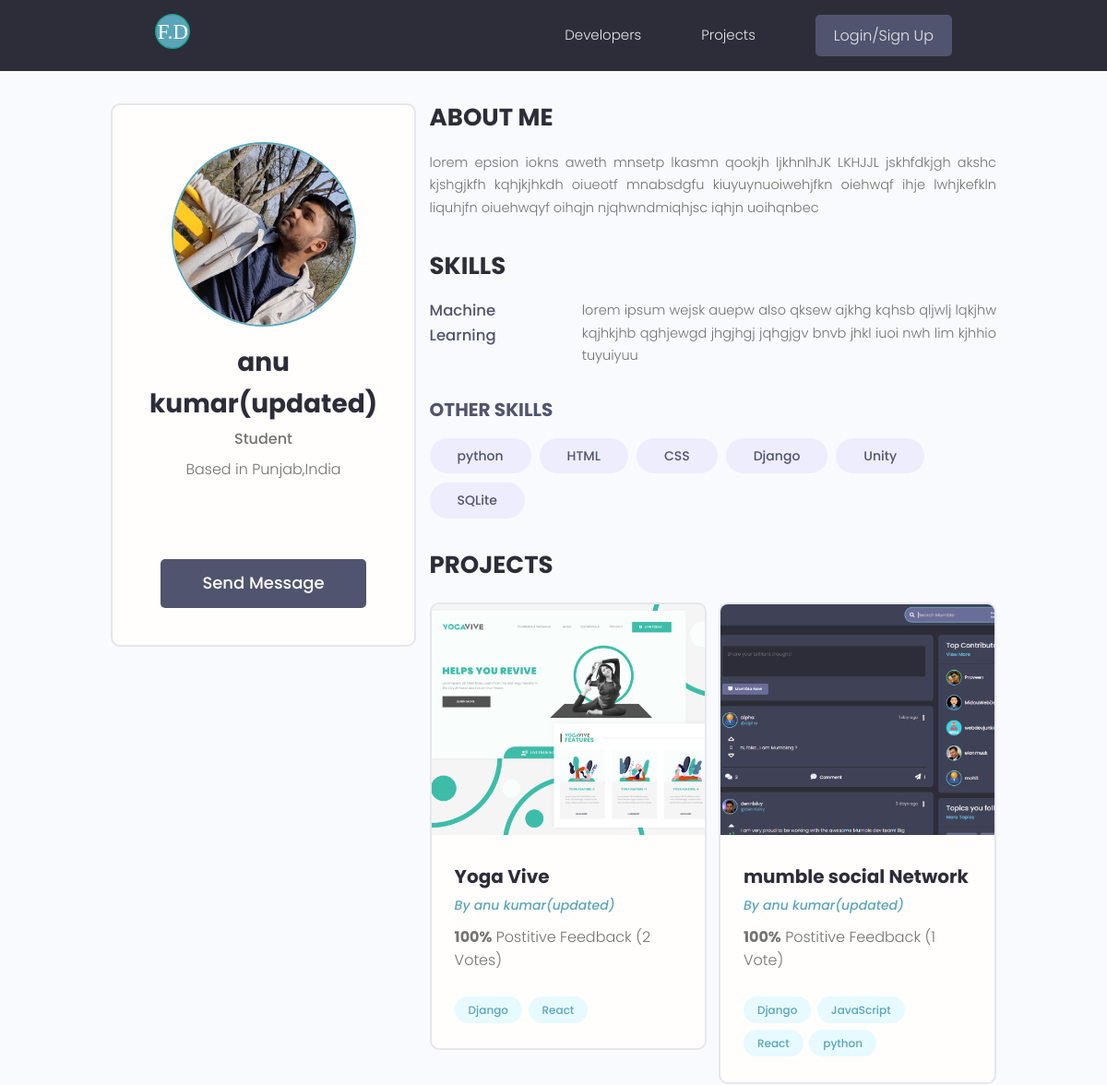
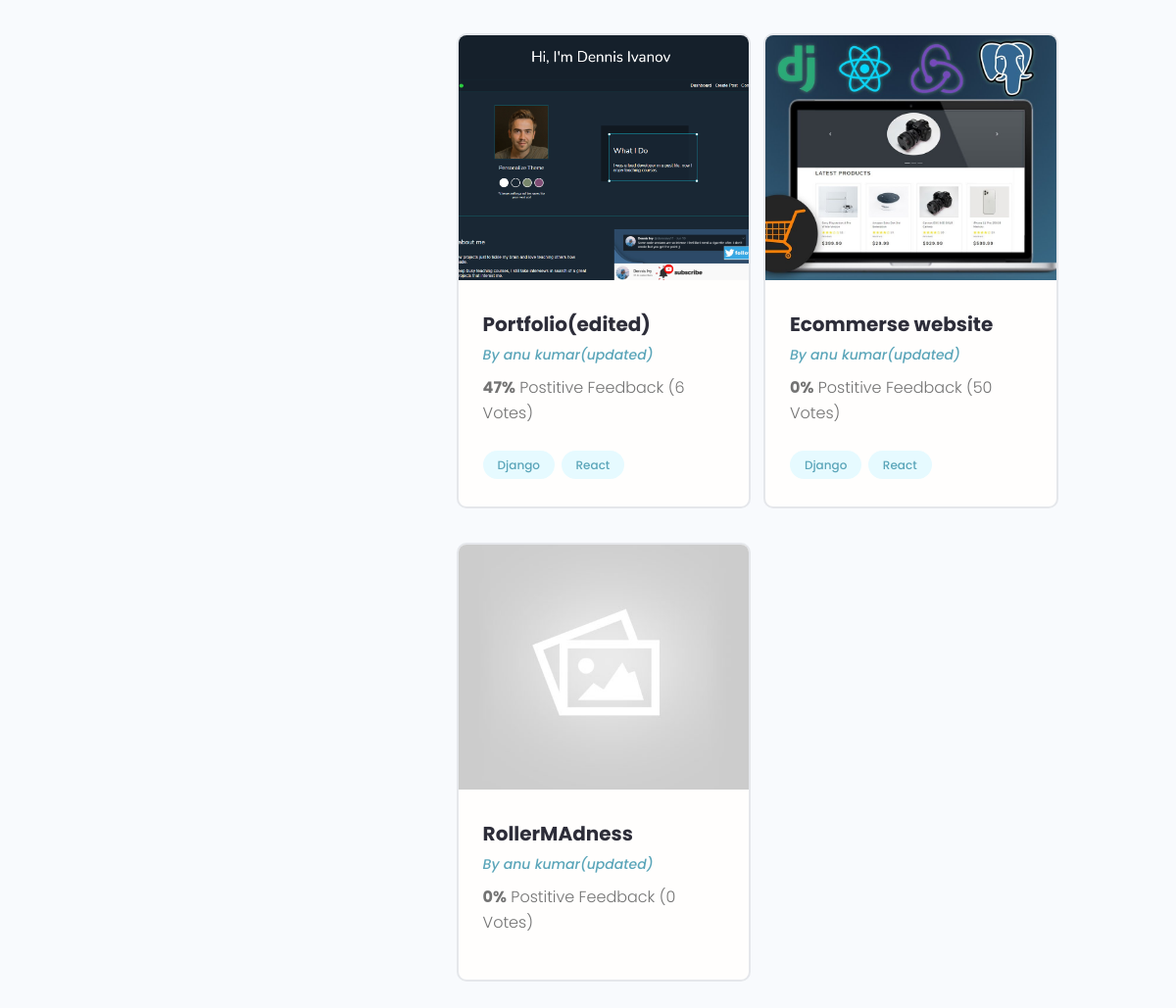
Page /profile/a47001d9-6f3d-48bc-b86e-44109ac7f39c/ on the committed database (2 pictures, top to bottom).
### users/models.py (models this page shows, shortened)
class Profiles(models.Model):
    user = models.OneToOneField(User , on_delete = models.CASCADE ,null= True , blank=True)
    name = models.CharField(max_length=200 , blank=True ,null=True)
    email = models.EmailField(max_length=500 ,blank=True, null=True)
    username = models.CharField(max_length=200 , blank=True ,null=True)
    location = models.CharField(max_length=200 , blank=True ,null=True)
    short_intro = models.CharField(max_length=200 , blank=True ,null=True)
    bio = models.TextField(blank=True, null=True)
    profile_image = models.ImageField(null=True, blank =True ,upload_to ='profiles/',default='profiles/user-default.png')
    social_github = models.CharField(max_length=200,blank=True,null=True)
    social_twitter = models.CharField(max_length=200,blank=True,null=True)
    social_linkdin = models.CharField(max_length=200,blank=True,null=True)
    social_youtube = models.CharField(max_length=200,blank=True,null=True)
    social_website = models.CharField(max_length=200,blank=True,null=True)
    created = models.DateTimeField(auto_now_add=True)
    id = models.UUIDField(default=uuid.uuid4,unique=True,primary_key=True,editable=False)
    class Meta:
        ordering=['created']
    @property
    def imageURL(self):
        try:
            url = self.profile_image.url
        except:
            url=""
        return url

class Skill(models.Model):
    owner = models.ForeignKey(Profiles,on_delete=models.CASCADE,null=True,blank=True)
    name =  models.CharField(max_length=200,blank=True,null=True)
    description = models.TextField(null =True,blank=True)
    created = models.DateTimeField(auto_now_add=True)
    id = models.UUIDField(default=uuid.uuid4,unique=True,primary_key=True,editable=False)
    def __str__(self):
        return str(self.name)

### projects/models.py (models this page shows, shortened)
class Project(models.Model):
    owner =models.ForeignKey(Profiles, null=True , blank= True , on_delete=models.CASCADE)
    title = models.CharField(max_length=200)
    description = models.TextField(null=True,blank=True)
    featured_image=models.ImageField(null=True,blank=True,default='default.jpg')
    demo_link = models.CharField(max_length=2000 , null=True , blank=True)
    source_link = models.CharField(max_length=2000,null=True,blank=True)
    tags=models.ManyToManyField('Tag',blank=True)
    vote_total = models.IntegerField(default=0 ,null= True,blank=True)
    vote_ratio = models.IntegerField(default=0 ,null= True,blank=True)
    created = models.DateTimeField(auto_now_add=True)
    id = models.UUIDField(default=uuid.uuid4,unique=True,primary_key=True,editable=False)
    class Meta:
        ordering=['-vote_ratio','-vote_total','title']
    @property
    def imageURL(self):
        try:
            url = self.featured_image.url
        except:
            url=""
        return url

class Tag(models.Model):
    name= models.CharField(max_length=200)
    created = models.DateTimeField(auto_now_add=True)
    id = models.UUIDField(default=uuid.uuid4,unique=True,
                          primary_key=True,editable=False)
    def __str__(self):
        return self.name

### users/views.py (the view)
# urls.py: path('profile/<str:pk>/',views.userProfile,name="user-profile"),
def userProfile(request,pk):
    profile = Profiles.objects.get(id=pk)
    topSkills = profile.skill_set.exclude(description__exact="")
    otherSkills = profile.skill_set.filter(description="")
    context={'profile':profile,'topSkills':topSkills,'otherSkills':otherSkills}
    return render(request,'users/user-profile.html',context)

### users/templates/users/user-profile.html (shortened to what this page needs)
{% extends 'main.html' %}
{% block content %}
<main class="profile my-md">
    <div class="container">
      <div class="layout">
        <div class="column column--1of3">
          <div class="card text-center">
            <div class="card__body dev">
              <img class="avatar avatar--xl" src="{{ profile.imageURL }}" />
              <h2 class="dev__name">{{profile.name}}</h2>
              <p class="dev__title">{{profile.short_intro}}</p>
              <p class="dev__location">Based in {{profile.location}}</p>
              <ul class="dev__social">
              </ul>
              {% if request.user.profile.id != profile.id %}
              <a href="{% url 'create-message' profile.id %}" class="btn btn--sub btn--lg">Send Message </a>
              {% endif %}
            </div>
          </div>
        </div>
        <div class="column column--2of3">
          <div class="devInfo">
            <h3 class="devInfo__title">About Me</h3>
            <p class="devInfo__about">
              {{profile.bio}}
            </p>
          </div>
          <div class="devInfo">
            <h3 class="devInfo__title">Skills</h3>
            <div class="devInfo__skills">
              {% for skill in topSkills %}
              <div class="devSkill">
                <h4 class="devSkill__title">{{skill.name}}</h4>
                <p class="devSkill__info">
                  {{skill.description}}
                </p>
              </div>
              {% endfor %}
              <h3 class="devInfo__subtitle">Other Skills</h3>
              <div class="devInfo__otherSkills">
                {% for skill in otherSkills %}
                <span class="tag tag--pill tag--sub tag--lg">
                  <small>{{skill}}</small>
                </span>
                {% endfor %}
              </div>
            </div>
          </div>
          <div class="devInfo">
            <h3 class="devInfo__title">Projects</h3>
            <div class="grid grid--two">
              {% for project in  profile.project_set.all %}
              <div class="column">
                <div class="card project">
                  <a href="{% url 'project' project.id %}" class="project">
                    <img class="project__thumbnail" src="{{project.imageURL}}" alt="project thumbnail" />
                    <div class="card__body">
                      <h3 class="project__title">{{project.title}}</h3>
                      <p><a class="project__author" href="{% url 'user-profile' project.owner.id %}">By {{project.owner.name}}</a></p>
                      <p class="project--rating">
                        <span style="font-weight: bold;">{{project.vote_ratio}}%</span> Postitive
                        Feedback ({{project.vote_total}} Vote{{project.vote_total|pluralize:"s"}})
                      </p>
                      <div class="project__tags">
                        {% for tag in project.tags.all %}
                        <span class="tag tag--pill tag--main">
                          <small>{{tag}}</small>
                        </span>
                        {% endfor %}
                      </div>
                    </div>
                  </a>
                </div>
              </div>
              {% endfor %}
            </div>
          </div>
        </div>
      </div>
    </div>
  </main>
{% endblock content %}

### static/styles/app.css (style rules this page uses)
:root { --color-sub: #2d2d39; }
.btn--sub { background-color: var(--color-sub-light); }
.card { border: 2px solid var(--color-light); }
img { width: 100%; }
.profile .card > .dev { padding: 4rem; }
.dev__name { color: var(--color-sub); font-size: 2.8rem; font-weight: 700; margin-top: 1rem; margin-bottom: 0.5rem; }
.dev__title { font-size: 1.6rem; font-weight: 500; line-height: 1.3; }
.dev__location { margin-top: 1rem; }
.dev__social { margin: 3rem 0; list-style: none; display: flex; justify-content: center; gap: 1.5rem; }
.devInfo { margin-bottom: 3rem; }
.devInfo__title, .devInfo__subtitle { font-size: 2.6rem; color: var(--color-sub); text-transform: uppercase; font-weight: 700; margin-bottom: 1.5rem; }
.devInfo__subtitle { font-size: 2rem; color: var(--color-sub-light); }
.devInfo__about, .devSkill__info { font-size: 1.45rem; line-height: 1.7; text-align: justify; }
.devSkill { margin-bottom: 3rem; }
.devSkill__title { font-size: 1.65rem; font-weight: 500; color: var(--color-sub-light); }
@media screen and (min-width: 700px) { .devSkill { display: flex; justify-content: space-between; gap: 3rem; } }
@media screen and (min-width: 700px) { .devSkill__info { flex-basis: 80%; } }
.project__author { font-size: 1.4rem; font-style: italic; }
.project--rating { margin-bottom: 1.6em; margin-top: .5em; }
.project__thumbnail { height: 25rem; object-fit: cover; object-position: top center; }
.project__title { font-size: 2rem; font-weight: 700; color: var(--color-sub); }

### static/uikit/styles/modules/_variables.css (style rules this page uses)
:root { --color-main: #5aa5b9; --color-main-light: #e6faff; --color-sub: #3f4156; --color-sub-light: #51546e; --color-sub-lighter: #ededfd; --color-text: #737373; --color-gray: #8b8b8b; --color-light: #e5e7eb; --color-light-gray: #767676; --color-bg: #f8fafd; --color-white: #fffefd; --color-white-light: #f3f3f3; --color-success: #359e64; --color-success-bg: #def8e8; --color-error: #fc4b0b; --color-error-bg: #fff2ee; --font-base: 'Poppins', arial, helvetica, 'Segoe UI', roboto, ubuntu, sans-serif; --font-monospace: 'Fira Code', 'Courier New', courier, monospace; --font-regular: 300; --font-medium: 500; --font-bold: 700; --generic-shadow: 1px 1px 5px #00000010; --generic-transition: all 0.3s ease-in-out; }

### static/uikit/styles/modules/_base.css (style rules this page uses)
* { margin: 0; padding: 0; box-sizing: border-box; text-rendering: optimizeLegibility; color: inherit; font-size: inherit; }
html { font-size: 50%; }
@media only screen and (min-width: 480px) { html { font-size: 56.25%; } }
@media only screen and (min-width: 1200px) { html { font-size: 62.5%; } }
body { line-height: 1.6; font-weight: 400; font-size: 1.5rem; color: var(--color-text); background-color: var(--color-bg); min-height: 100vh; }

### static/uikit/styles/modules/_typography.css (style rules this page uses)
* { font-family: var(--font-base); }
h2 { font-size: 3.6rem; font-weight: var(--font-bold); }
h3 { font-size: 3.2rem; font-weight: var(--font-medium); }
h4 { font-size: 2.8rem; font-weight: var(--font-medium); }
p, span, strong { font-size: 1.6rem; color: var(--color-text); font-weight: var(--font-regular); }
a { padding-bottom: 2px; text-decoration: none; display: inline-block; color: var(--color-main); font-weight: var(--font-medium); }

### static/uikit/styles/modules/_utilities.css (style rules this page uses)
.container { width: 92%; max-width: 165rem; margin: 0 auto; box-sizing: border-box; }
@media screen and (min-width: 1000px) { .container { width: 90%; } }
@media screen and (min-width: 1200px) { .container { width: 80%; } }
.text-center { text-align: center; }
.my-md { margin: 3rem auto; }

### static/uikit/styles/modules/_avatar.css (style rules this page uses)
.avatar { border-radius: 50%; border: 2px solid var(--color-main); object-fit: cover; }
.avatar--xl { height: 20rem; width: 20rem; }

### static/uikit/styles/modules/_button.css (style rules this page uses)
.btn { display: inline-block; position: relative; cursor: pointer; background-color: var(--color-light); font-weight: var(--font-medium); color: var(--color-sub); text-decoration: none; padding: 1rem 2rem; border-radius: 0.5rem; border: none; width: -webkit-fit-content; width: -moz-fit-content; width: fit-content; height: -webkit-fit-content; height: -moz-fit-content; height: fit-content; font-size: 1.6rem; outline-width: 0; outline-color: transparent; -webkit-backface-visibility: hidden; backface-visibility: hidden; transition: all 0.3s ease-in-out; }
.btn--sub { background-color: var(--color-sub); color: var(--color-white); }
.btn--lg { font-size: 1.8rem; padding: 1.2rem 4.5rem; }

### static/uikit/styles/modules/_card.css (style rules this page uses)
.card { border-radius: 1rem; background-color: var(--color-white); border: 1.5px solid var(--color-light); width: auto; height: auto; margin-top: 0.5rem; margin-bottom: 0.5rem; overflow: hidden; }
.card__body, .card__header { padding: 2rem 2.5rem; }

### rows in the picture
Profiles: imageURL (picture), name "anu kumar(updated)", short_intro "Student", location "Punjab,India", bio "lorem epsion iokns aweth mnsetp lkasmn qookjh ljkhnlhJK LKHJJL jskhfdkjgh akshc kjshgjkfh kqhjkjhkdh oiueotf mnabsdgfu kiuyuynuoiwehjfkn oiehwqf ihje lwhjkefkln liquhjfn oiuehwqyf oihqjn njqhwndmiqhjsc iqhjn uoihqnbec"
Skill: name "Machine Learning", description "lorem ipsum wejsk auepw also qksew ajkhg kqhsb qljwlj lqkjhw kqjhkjhb qghjewgd jhgjhgj jqhgjgv bnvb jhkl iuoi nwh lim kjhhio tuyuiyuu"
Skill: name "python"
Skill: name "HTML"
Skill: name "CSS"
Skill: name "Django"
Skill: name "Unity"
Skill: name "SQLite"
Project: imageURL (picture), title "Yoga Vive", owner.name "anu kumar(updated)", vote_ratio "100", vote_total "2"
Tag: name "Django"
Tag: name "React"
Project: imageURL (picture), title "mumble social Network", owner.name "anu kumar(updated)", vote_ratio "100", vote_total "1"
Tag: name "JavaScript"
Tag: name "python"
Project: imageURL (picture), title "Portfolio(edited)", owner.name "anu kumar(updated)", vote_ratio "47", vote_total "6"
Project: imageURL (picture), title "Ecommerse website", owner.name "anu kumar(updated)", vote_ratio "0", vote_total "50"
Project: imageURL (placeholder picture), title "RollerMAdness", owner.name "anu kumar(updated)", vote_ratio "0", vote_total "0"
